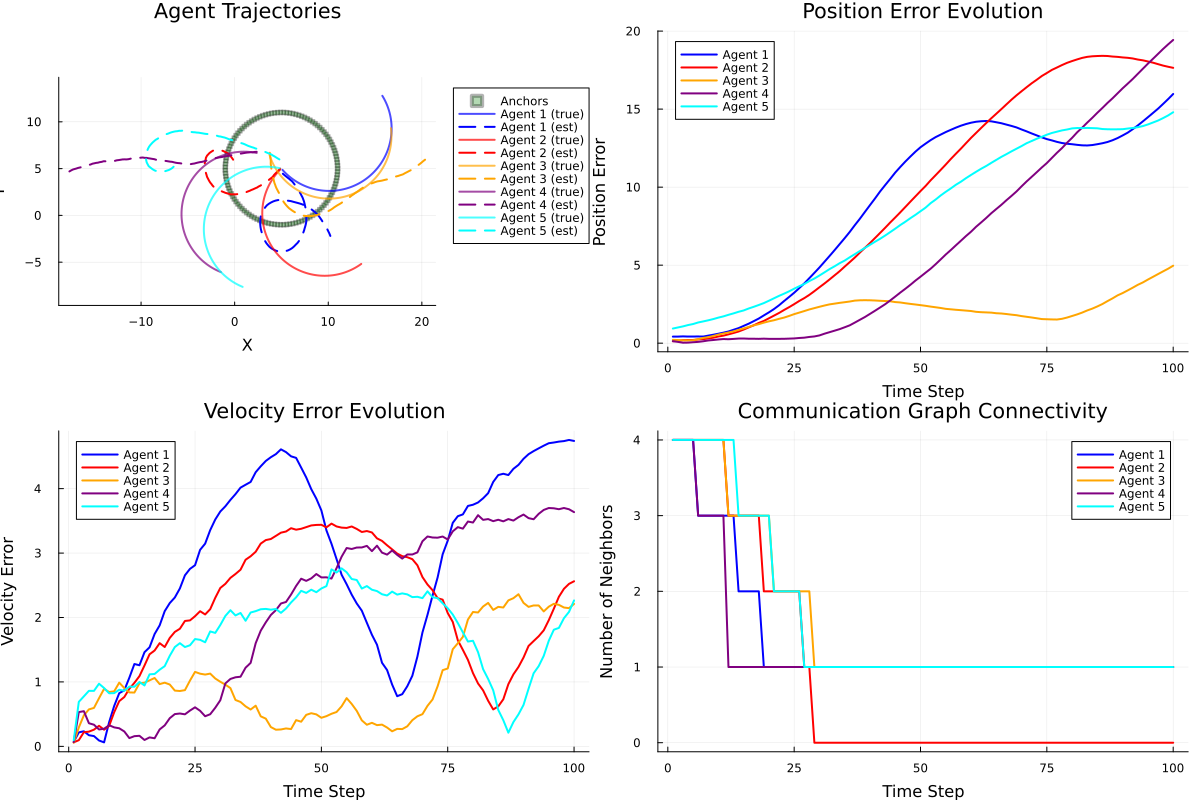

Reproduce this figure in Julia.
#!/usr/bin/env julia

"""
Dynamic cooperative localization trajectory simulation.

Simulates multiple agents moving over time, each running local EKF
with range measurements to anchors and neighboring agents.
"""

using Printf
using Statistics
using Plots

include("problem_data.jl")
include("agent_dynamics.jl") 
include("ekf_localization.jl")
include("sdp_jump.jl")  # For initialization

"""
Run dynamic simulation with EKF tracking.
"""
function run_dynamic_simulation(;
    n_agents::Int = 5,
    n_anchors::Int = 5 * 23,  # 23 per agent
    duration::Float64 = 10.0,
    dt::Float64 = 0.1,
    rc::Float64 = 5.0,
    σ_anchor::Float64 = 0.05,
    σ_range::Float64 = 0.1,
    σ_process::Float64 = 0.1,
    trajectory_type::Symbol = :circular,
    use_static_init::Bool = true,
    seed::Int = 42
)
    Random.seed!(seed)
    
    println("\n" * "=" ^ 70)
    println("DYNAMIC COOPERATIVE LOCALIZATION SIMULATION")
    println("=" ^ 70)
    println("Agents: $n_agents")
    println("Anchors: $n_anchors")
    println("Duration: $(duration)s, dt: $(dt)s")
    println("Communication range (rc): $rc")
    println("Trajectory type: $trajectory_type")
    println("=" ^ 70)
    
    # Generate static anchors
    _, anchor_pos, _ = generate_network_data(
        n_agents=n_agents, n_anchors=n_anchors, d=2, seed=seed
    )
    
    # Initialize agents with static localization if requested
    if use_static_init
        println("\n[1/3] Computing initial positions with static MIQP...")
        agent_pos_true, _, measurements = generate_network_data(
            n_agents=n_agents, n_anchors=n_anchors, d=2,
            noise_std=0.01, outlier_ratio=0.0, seed=seed
        )
        
        # Use SDP for quick initialization
       pos_init, _, _ = solve_sdp_jump(n_agents, 2, anchor_pos, measurements)
        initial_positions = [pos_init[i, :] for i in 1:n_agents]
    else
        # Random initialization
        initial_positions = [10.0 * rand(2) for _ in 1:n_agents]
    end
    
    # Create agents with initial velocities
    println("\n[2/3] Initializing $(n_agents) agents...")
    agents = AgentState[]
    ground_truth_trajectories = []
    
    for i in 1:n_agents
        heading = 2π * rand()  # Random initial heading
        speed = 2.0  # Fixed speed for all agents
        agent = create_agent(i, initial_positions[i], heading, speed)
        push!(agents, agent)
        push!(ground_truth_trajectories, Vector{Vector{Float64}}())
    end
    
    # Simulation loop
    println("\n[3/3] Running simulation...")
    n_steps = round(Int, duration / dt)
    
    # Storage for results
    estimated_trajectories = [Vector{Vector{Float64}}() for _ in 1:n_agents]
    position_errors = zeros(n_agents, n_steps)
    velocity_errors = zeros(n_agents, n_steps)
    neighbor_counts = zeros(n_agents, n_steps)
    
    # True agent states (for comparison)
    true_agents = deepcopy(agents)
    
    for step in 1:n_steps
        t = (step - 1) * dt
        
        # Propagate true state using Dubins dynamics
        for i in 1:n_agents
            # Move according to trajectory type
            if trajectory_type == :circular
                # Circular trajectory: constant turn rate
                ω = 0.3  # Turn rate (rad/s)
                true_agents[i].turn_rate = ω
                true_agents[i].x[5] = ω
                
                # Propagate with nonlinear dynamics
                true_agents[i].x = propagate_state_nonlinear(true_agents[i].x, dt)
                true_agents[i].position = true_agents[i].x[1:2]
                true_agents[i].heading = true_agents[i].x[3]
                
            elseif trajectory_type == :linear
                # Straight line: zero turn rate
                true_agents[i].turn_rate = 0.0
                true_agents[i].x[5] = 0.0
                propagate_state(true_agents[i], dt, 0.0, add_noise=false)
            end
            
            push!(ground_truth_trajectories[i], copy(true_agents[i].position))
        end
        
        # EKF update for each agent
        for i in 1:n_agents
            # Run EKF step using true agent positions for generating measurements
            ekf_step!(agents[i], dt, anchor_pos, true_agents,
                     rc=rc, σ_anchor=σ_anchor, σ_range=σ_range,
                     σ_process=σ_process, enable_fusion=true)
            
            # Record results
            push!(estimated_trajectories[i], copy(agents[i].position))
            position_errors[i, step] = norm(agents[i].position - true_agents[i].position)
            
            # Velocity error (compute from heading and speed)
            est_vel = agents[i].speed * [cos(agents[i].heading), sin(agents[i].heading)]
            true_vel = true_agents[i].speed * [cos(true_agents[i].heading), sin(true_agents[i].heading)]
            velocity_errors[i, step] = norm(est_vel - true_vel)
            
            neighbors = find_neighbors(i, true_agents, rc)
            neighbor_counts[i, step] = length(neighbors)
        end
        
        if step % 10 == 0
            avg_pos_error = mean(position_errors[:, step])
            @printf("  Step %3d/%d: t=%.1fs, Avg pos error: %.4f\n",
                    step, n_steps, t, avg_pos_error)
        end
    end
    
    # Compute statistics
    final_pos_errors = position_errors[:, end]
    avg_pos_error = mean(final_pos_errors)
    max_pos_error = maximum(final_pos_errors)
    
    avg_vel_error = mean(velocity_errors[:, end])
    avg_neighbors = mean(neighbor_counts)
    
    println("\n" * "=" ^ 70)
    println("SIMULATION RESULTS")
    println("=" ^ 70)
    @printf("Final Position RMSE: %.4f\n", sqrt(mean(final_pos_errors.^2)))
    @printf("Final Position Error (avg/max): %.4f / %.4f\n", avg_pos_error, max_pos_error)
    @printf("Final Velocity Error (avg): %.4f\n", avg_vel_error)
    @printf("Average neighbors per agent: %.1f\n", avg_neighbors)
    println("=" ^ 70)
    
    return (
        true_trajectories=ground_truth_trajectories,
        est_trajectories=estimated_trajectories,
        position_errors=position_errors,
        velocity_errors=velocity_errors,
        neighbor_counts=neighbor_counts,
        anchors=anchor_pos,
        agents=agents,
        true_agents=true_agents
    )
end

"""
Visualize dynamic simulation results.
"""
function visualize_dynamic_results(results; save_path::String="dynamic_simulation.png")
    true_traj = results.true_trajectories
    est_traj = results.est_trajectories
    anchors = results.anchors
    n_agents = length(true_traj)
    
    # Create plot
    plt = plot(size=(1200, 800), layout=(2, 2))
    
    # Subplot 1: Trajectories
    plot!(plt[1], xlabel="X", ylabel="Y", title="Agent Trajectories",
          aspect_ratio=:equal, legend=:outertopright)
    
    # Plot anchors
    scatter!(plt[1], anchors[:, 1], anchors[:, 2],
            marker=:square, markersize=2, color=:green, alpha=0.3,
            label="Anchors")
    
    # Plot trajectories
    colors = [:blue, :red, :orange, :purple, :cyan]
    for i in 1:n_agents
        true_pts = hcat(true_traj[i]...)'
        est_pts = hcat(est_traj[i]...)'
        
        col = colors[mod1(i, length(colors))]
        plot!(plt[1], true_pts[:, 1], true_pts[:, 2],
              color=col, linewidth=2, alpha=0.7, label="Agent $i (true)")
        plot!(plt[1], est_pts[:, 1], est_pts[:, 2],
              color=col, linestyle=:dash, linewidth=2, label="Agent $i (est)")
    end
    
    # Subplot 2: Position errors over time
    plot!(plt[2], xlabel="Time Step", ylabel="Position Error",
          title="Position Error Evolution")
    
    for i in 1:n_agents
        col = colors[mod1(i, length(colors))]
        plot!(plt[2], results.position_errors[i, :],
              color=col, linewidth=2, label="Agent $i")
    end
    
    # Subplot 3: Velocity errors
    plot!(plt[3], xlabel="Time Step", ylabel="Velocity Error",
          title="Velocity Error Evolution")
    
    for i in 1:n_agents
        col = colors[mod1(i, length(colors))]
        plot!(plt[3], results.velocity_errors[i, :],
              color=col, linewidth=2, label="Agent $i")
    end
    
    # Subplot 4: Neighbor counts
    plot!(plt[4], xlabel="Time Step", ylabel="Number of Neighbors",
          title="Communication Graph Connectivity")
    
    for i in 1:n_agents
        col = colors[mod1(i, length(colors))]
        plot!(plt[4], results.neighbor_counts[i, :],
              color=col, linewidth=2, label="Agent $i")
    end
    
    savefig(plt, save_path)
    println("\n✓ Visualization saved to $save_path")
    
    return plt
end

# Run simulation if executed as script
if abspath(PROGRAM_FILE) == @__FILE__
    results = run_dynamic_simulation(
        n_agents=5,
        n_anchors=5 * 23,
        duration=10.0,
        dt=0.1,
        rc=5.0,
        trajectory_type=:circular,
        use_static_init=true
    )
    
    visualize_dynamic_results(results, save_path="dynamic_simulation.png")
end
